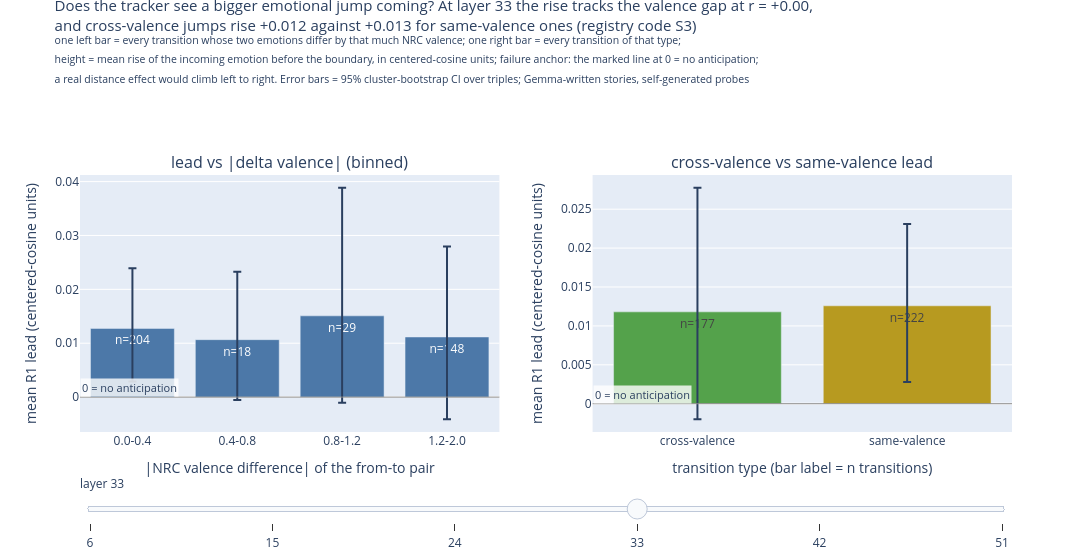

Source (notebook cell):
### Markdown cell above
## S3. Does tracking follow affective distance?

**Question: for a transition from emotion X to emotion Y, does anticipation
scale with how far apart X and Y sit in valence-arousal space? And does it do
so independently of which designed family the pair came from?**

**Method, plainly.** Family labels bundle several things at once, and the
registration names this cut as the way to separate the affective-distance
construct from the family label. We relate each transition's R1 lead
(`selfgen` probes, Gemma stories) to the NRC VAD (v2.1) geometry of its
from-to emotion pair in two cuts. First, the lead binned by absolute valence
difference. Second, the headline contrast: cross-valence transitions, where
the pair straddles the pleasant-unpleasant boundary, against same-valence
transitions. The cell prints the per-layer correlations of the lead with the
valence gap and with the arousal gap below the figure.

### Code cell
# this cell relates each transition's R1 lead (self-generated probes, primary arm)
# to the VAD geometry of its from->to pair
fig, S3 = tr.s3_affective_distance_figure(ARMS, VAD, RNG)
fig.show()
print("pearson r(lead, |dV|) and r(lead, |dA|) per layer:")
for layer in LAYERS:
    print(f"  L{layer}: r_dval={S3[layer]['r_dval']:+.3f}  r_darr={S3[layer]['r_darr']:+.3f}")

### Figure 1 — Plotly figure (JSON) as saved in the notebook; plotly's stock layout.template omitted (floating-point values rounded to 4 significant figures)
{"data": [{"error_y": {"array": [0.008464, 0.01495, 0.02705, 0.01195], "arrayminus": [0.008964, 0.01612, 0.02627, 0.01319]}, "marker": {"color": "#4c78a8"}, "showlegend": false, "text": ["n=204", "n=18", "n=29", "n=148"], "type": "bar", "visible": false, "x": ["0.0-0.4", "0.4-0.8", "0.8-1.2", "1.2-2.0"], "xaxis": "x", "y": [0.009621, -0.01884, 0.005827, 0.01122], "yaxis": "y"}, {"error_y": {"array": [0.01063, 0.007733], "arrayminus": [0.01016, 0.008413]}, "marker": {"color": ["#54a24b", "#b79a20"]}, "showlegend": false, "text": ["n=177", "n=222"], "type": "bar", "visible": false, "x": ["cross-valence", "same-valence"], "xaxis": "x2", "y": [0.01034, 0.007314], "yaxis": "y2"}, {"error_y": {"array": [0.01466, 0.04039, 0.02269, 0.01662], "arrayminus": [0.01539, 0.04659, 0.01601, 0.01891]}, "marker": {"color": "#4c78a8"}, "showlegend": false, "text": ["n=204", "n=18", "n=29", "n=148"], "type": "bar", "visible": false, "x": ["0.0-0.4", "0.4-0.8", "0.8-1.2", "1.2-2.0"], "xaxis": "x", "y": [0.00936, -0.04683, -0.02027, 0.0167], "yaxis": "y"}, {"error_y": {"array": [0.01533, 0.01522], "arrayminus": [0.01725, 0.01586]}, "marker": {"color": ["#54a24b", "#b79a20"]}, "showlegend": false, "text": ["n=177", "n=222"], "type": "bar", "visible": false, "x": ["cross-valence", "same-valence"], "xaxis": "x2", "y": [0.01064, 0.004804], "yaxis": "y2"}, {"error_y": {"array": [0.01097, 0.03051, 0.01679, 0.01355], "arrayminus": [0.01075, 0.03688, 0.02756, 0.01119]}, "marker": {"color": "#4c78a8"}, "showlegend": false, "text": ["n=204", "n=18", "n=29", "n=148"], "type": "bar", "visible": false, "x": ["0.0-0.4", "0.4-0.8", "0.8-1.2", "1.2-2.0"], "xaxis": "x", "y": [0.005231, -0.00224, -0.008186, 0.02601], "yaxis": "y"}, {"error_y": {"array": [0.01235, 0.01147], "arrayminus": [0.01043, 0.01005]}, "marker": {"color": ["#54a24b", "#b79a20"]}, "showlegend": false, "text": ["n=177", "n=222"], "type": "bar", "visible": false, "x": ["cross-valence", "same-valence"], "xaxis": "x2", "y": [0.02041, 0.004625], "yaxis": "y2"}, {"error_y": {"array": [0.01118, 0.01258, 0.02375, 0.0168], "arrayminus": [0.009875, 0.0112, 0.01614, 0.01525]}, "marker": {"color": "#4c78a8"}, "showlegend": false, "text": ["n=204", "n=18", "n=29", "n=148"], "type": "bar", "visible": true, "x": ["0.0-0.4", "0.4-0.8", "0.8-1.2", "1.2-2.0"], "xaxis": "x", "y": [0.01275, 0.01066, 0.01508, 0.01116], "yaxis": "y"}, {"error_y": {"array": [0.01594, 0.01053], "arrayminus": [0.01379, 0.009796]}, "marker": {"color": ["#54a24b", "#b79a20"]}, "showlegend": false, "text": ["n=177", "n=222"], "type": "bar", "visible": true, "x": ["cross-valence", "same-valence"], "xaxis": "x2", "y": [0.01181, 0.01258], "yaxis": "y2"}, {"error_y": {"array": [0.01287, 0.0566, 0.0275, 0.01317], "arrayminus": [0.01257, 0.04886, 0.03064, 0.01255]}, "marker": {"color": "#4c78a8"}, "showlegend": false, "text": ["n=204", "n=18", "n=29", "n=148"], "type": "bar", "visible": false, "x": ["0.0-0.4", "0.4-0.8", "0.8-1.2", "1.2-2.0"], "xaxis": "x", "y": [-0.002574, -0.01852, 0.0002898, 0.02578], "yaxis": "y"}, {"error_y": {"array": [0.01268, 0.01336], "arrayminus": [0.0118, 0.01206]}, "marker": {"color": ["#54a24b", "#b79a20"]}, "showlegend": false, "text": ["n=177", "n=222"], "type": "bar", "visible": false, "x": ["cross-valence", "same-valence"], "xaxis": "x2", "y": [0.0216, -0.003867], "yaxis": "y2"}, {"error_y": {"array": [0.009922, 0.05895, 0.02787, 0.007909], "arrayminus": [0.01019, 0.03519, 0.03812, 0.008114]}, "marker": {"color": "#4c78a8"}, "showlegend": false, "text": ["n=204", "n=18", "n=29", "n=148"], "type": "bar", "visible": false, "x": ["0.0-0.4", "0.4-0.8", "0.8-1.2", "1.2-2.0"], "xaxis": "x", "y": [-0.0068, -0.03377, -0.003635, 0.02717], "yaxis": "y"}, {"error_y": {"array": [0.00861, 0.01177], "arrayminus": [0.008977, 0.01113]}, "marker": {"color": ["#54a24b", "#b79a20"]}, "showlegend": false, "text": ["n=177", "n=222"], "type": "bar", "visible": false, "x": ["cross-valence", "same-valence"], "xaxis": "x2", "y": [0.02212, -0.008986], "yaxis": "y2"}], "layout": {"annotations": [{"font": {"size": 16}, "showarrow": false, "text": "lead vs |delta valence| (binned)", "x": 0.225, "xanchor": "center", "xref": "paper", "y": 1.0, "yanchor": "bottom", "yref": "paper"}, {"font": {"size": 16}, "showarrow": false, "text": "cross-valence vs same-valence lead", "x": 0.775, "xanchor": "center", "xref": "paper", "y": 1.0, "yanchor": "bottom", "yref": "paper"}, {"bgcolor": "rgba(255,255,255,0.8)", "font": {"size": 11}, "showarrow": false, "text": "0 = no anticipation", "x": 0, "xanchor": "left", "xref": "x domain", "y": 0, "yanchor": "bottom", "yref": "y"}, {"bgcolor": "rgba(255,255,255,0.8)", "font": {"size": 11}, "showarrow": false, "text": "0 = no anticipation", "x": 0, "xanchor": "left", "xref": "x2 domain", "y": 0, "yanchor": "bottom", "yref": "y2"}], "height": 560, "margin": {"b": 95, "t": 175}, "shapes": [{"line": {"color": "#888", "width": 1}, "type": "line", "x0": 0, "x1": 1, "xref": "x domain", "y0": 0, "y1": 0, "yref": "y"}, {"line": {"color": "#888", "width": 1}, "type": "line", "x0": 0, "x1": 1, "xref": "x2 domain", "y0": 0, "y1": 0, "yref": "y2"}], "sliders": [{"active": 3, "currentvalue": {"prefix": "layer "}, "pad": {"t": 40}, "steps": [{"args": [{"visible": [true, true, false, false, false, false, false, false, false, false, false, false]}, {"title.text": "Does the tracker see a bigger emotional jump coming? At layer 6 the rise tracks the valence gap at r = +0.03,<br>and cross-valence jumps rise +0.010 against +0.007 for same-valence ones (registry code S3)<br><sup>one left bar = every transition whose two emotions differ by that much NRC valence; one right bar = every transition of that type;</sup><br><sup>height = mean rise of the incoming emotion before the boundary, in centered-cosine units; failure anchor: the marked line at 0 = no anticipation;</sup><br><sup>a real distance effect would climb left to right. Error bars = 95% cluster-bootstrap CI over triples; Gemma-written stories, self-generated probes</sup>"}], "label": "6", "method": "update"}, {"args": [{"visible": [false, false, true, true, false, false, false, false, false, false, false, false]}, {"title.text": "Does the tracker see a bigger emotional jump coming? At layer 15 the rise tracks the valence gap at r = +0.06,<br>and cross-valence jumps rise +0.011 against +0.005 for same-valence ones (registry code S3)<br><sup>one left bar = every transition whose two emotions differ by that much NRC valence; one right bar = every transition of that type;</sup><br><sup>height = mean rise of the incoming emotion before the boundary, in centered-cosine units; failure anchor: the marked line at 0 = no anticipation;</sup><br><sup>a real distance effect would climb left to right. Error bars = 95% cluster-bootstrap CI over triples; Gemma-written stories, self-generated probes</sup>"}], "label": "15", "method": "update"}, {"args": [{"visible": [false, false, false, false, true, true, false, false, false, false, false, false]}, {"title.text": "Does the tracker see a bigger emotional jump coming? At layer 24 the rise tracks the valence gap at r = +0.14,<br>and cross-valence jumps rise +0.020 against +0.005 for same-valence ones (registry code S3)<br><sup>one left bar = every transition whose two emotions differ by that much NRC valence; one right bar = every transition of that type;</sup><br><sup>height = mean rise of the incoming emotion before the boundary, in centered-cosine units; failure anchor: the marked line at 0 = no anticipation;</sup><br><sup>a real distance effect would climb left to right. Error bars = 95% cluster-bootstrap CI over triples; Gemma-written stories, self-generated probes</sup>"}], "label": "24", "method": "update"}, {"args": [{"visible": [false, false, false, false, false, false, true, true, false, false, false, false]}, {"title.text": "Does the tracker see a bigger emotional jump coming? At layer 33 the rise tracks the valence gap at r = +0.00,<br>and cross-valence jumps rise +0.012 against +0.013 for same-valence ones (registry code S3)<br><sup>one left bar = every transition whose two emotions differ by that much NRC valence; one right bar = every transition of that type;</sup><br><sup>height = mean rise of the incoming emotion before the boundary, in centered-cosine units; failure anchor: the marked line at 0 = no anticipation;</sup><br><sup>a real distance effect would climb left to right. Error bars = 95% cluster-bootstrap CI over triples; Gemma-written stories, self-generated probes</sup>"}], "label": "33", "method": "update"}, {"args": [{"visible": [false, false, false, false, false, false, false, false, true, true, false, false]}, {"title.text": "Does the tracker see a bigger emotional jump coming? At layer 42 the rise tracks the valence gap at r = +0.19,<br>and cross-valence jumps rise +0.022 against -0.004 for same-valence ones (registry code S3)<br><sup>one left bar = every transition whose two emotions differ by that much NRC valence; one right bar = every transition of that type;</sup><br><sup>height = mean rise of the incoming emotion before the boundary, in centered-cosine units; failure anchor: the marked line at 0 = no anticipation;</sup><br><sup>a real distance effect would climb left to right. Error bars = 95% cluster-bootstrap CI over triples; Gemma-written stories, self-generated probes</sup>"}], "label": "42", "method": "update"}, {"args": [{"visible": [false, false, false, false, false, false, false, false, false, false, true, true]}, {"title.text": "Does the tracker see a bigger emotional jump coming? At layer 51 the rise tracks the valence gap at r = +0.25,<br>and cross-valence jumps rise +0.022 against -0.009 for same-valence ones (registry code S3)<br><sup>one left bar = every transition whose two emotions differ by that much NRC valence; one right bar = every transition of that type;</sup><br><sup>height = mean rise of the incoming emotion before the boundary, in centered-cosine units; failure anchor: the marked line at 0 = no anticipation;</sup><br><sup>a real distance effect would climb left to right. Error bars = 95% cluster-bootstrap CI over triples; Gemma-written stories, self-generated probes</sup>"}], "label": "51", "method": "update"}]}], "title": {"font": {"size": 15}, "text": "Does the tracker see a bigger emotional jump coming? At layer 33 the rise tracks the valence gap at r = +0.00,<br>and cross-valence jumps rise +0.012 against +0.013 for same-valence ones (registry code S3)<br><sup>one left bar = every transition whose two emotions differ by that much NRC valence; one right bar = every transition of that type;</sup><br><sup>height = mean rise of the incoming emotion before the boundary, in centered-cosine units; failure anchor: the marked line at 0 = no anticipation;</sup><br><sup>a real distance effect would climb left to right. Error bars = 95% cluster-bootstrap CI over triples; Gemma-written stories, self-generated probes</sup>", "y": 0.98, "yanchor": "top"}, "width": 1150, "xaxis": {"anchor": "y", "domain": [0.0, 0.45], "title": {"text": "|NRC valence difference| of the from-to pair"}}, "xaxis2": {"anchor": "y2", "domain": [0.55, 1.0], "title": {"text": "transition type (bar label = n transitions)"}}, "yaxis": {"anchor": "x", "domain": [0.0, 1.0], "title": {"text": "mean R1 lead (centered-cosine units)"}}, "yaxis2": {"anchor": "x2", "domain": [0.0, 1.0], "title": {"text": "mean R1 lead (centered-cosine units)"}}}}
